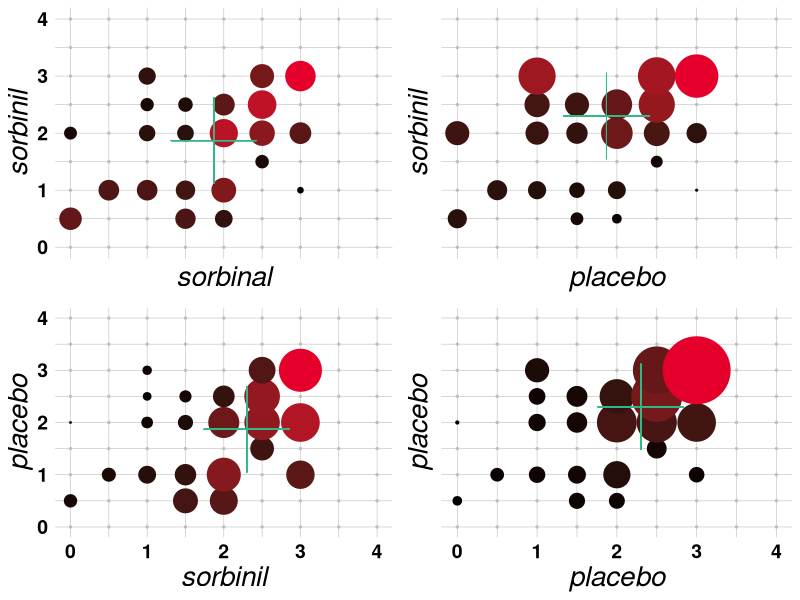
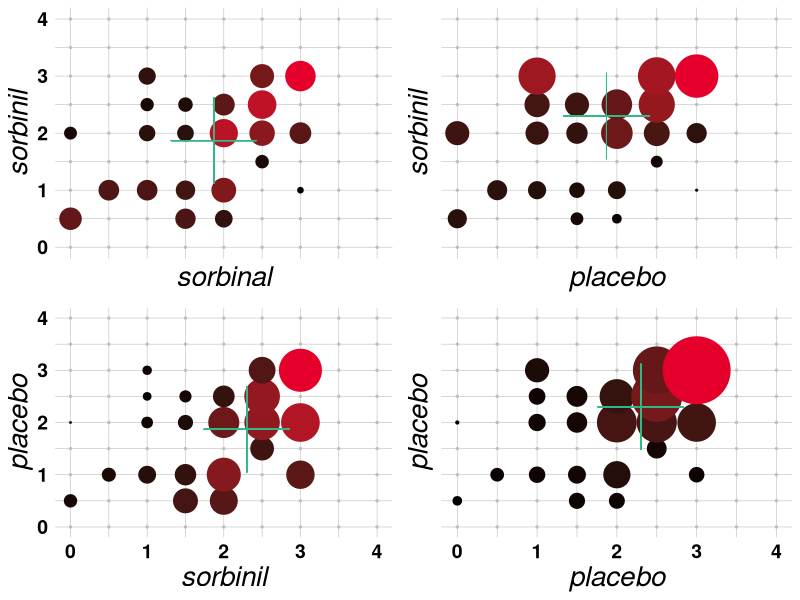

These charts were generated, in order, by the following R code:
# For the symmetric model
# #############################################

suppressPackageStartupMessages({
  library(ggplot2)
})

# Load in the data
sorbinal_data <- read.csv("data/sorbinil_data.csv")
sorbinal_data <- sorbinal_data[, c(-1, -2)]
sorbinal_fit <- read.csv("data/sorbinil_distributions.csv")
names(sorbinal_fit) <- c("t11", "t10", "t01", "t00")

df <- cbind(sorbinal_data, sorbinal_fit) |>
  dplyr::group_by(left_eye, right_eye) |>
  dplyr::summarise_all(sum)



means <- matrix(c(
  1.8700, 1.8700,
  1.8700, 2.3000,
  2.3000, 1.8700,
  2.3000, 2.3000
), byrow = TRUE, ncol = 2)

##

# Define colors to use to match d61

cpal <- list(
  green = rgb(48, 184, 136, maxColorValue = 255),
  plum = rgb(109, 32, 119, maxColorValue = 255),
  dark_mint = rgb(0, 122, 83, maxColorValue = 255),
  vermillion = rgb(228, 0, 43, maxColorValue = 255),
  ocean_blue = rgb(0, 75, 135, maxColorValue = 255),
  midnight_blue = rgb(0, 49, 60, maxColorValue = 255),
  fuchsia = rgb(223, 25, 149, maxColorValue = 255),
  forest = rgb(120, 190, 32, maxColorValue = 255),
  gold = rgb(255, 184, 28, maxColorValue = 255),
  teal = rgb(45, 204, 211, maxColorValue = 255)
)

grid_points <- expand.grid(
  x_axis = seq(0, 4, by = 0.5),
  y_axis = seq(0, 4, by = 0.5)
)

thm <-
  theme_minimal() +
  theme(
    legend.position = "none",
    axis.text = element_text(
      size = 14, face = "bold",
      color = "black"
    ),
    axis.ticks = element_blank(),
    axis.title = element_text(
      size = 20, face = "italic",
      color = "black"
    ),
    panel.grid.major = element_line(colour = "grey", size = 0.2),
    panel.grid.minor = element_line(colour = "grey", size = 0.2),
    panel.border = element_blank(),
  )


plot_margin <- function(
    df,
    x = right_eye,
    y = left_eye,
    tt,
    mean_x,
    mean_y,
    x_lab,
    y_lab) {
  grid_points <- expand.grid(
    x_axis = seq(0, 4, by = 0.5),
    y_axis = seq(0, 4, by = 0.5)
  )
  ggplot2::ggplot(
    df,
    ggplot2::aes(
      x = {{ x }},
      y = {{ y }},
      size = {{ tt }},
      color = {{ tt }}
    )
  ) +
    ggplot2::geom_point(
      data = grid_points,
      ggplot2::aes(x_axis, y_axis),
      size = 0.5,
      color = "grey",
      inherit.aes = FALSE
    ) +
    ggplot2::geom_point(data = df, aes(size = {{ tt }})) +
    ggplot2::geom_point(
      data = df,
      ggplot2::aes(x = mean_x, y = mean_y),
      colour = cpal$green,
      shape = 3,
      size = 20,
    ) +
    ggplot2::scale_size_continuous(range = 100 * range(df |> dplyr::pull({{ tt }}))) +
    ggplot2::scale_color_gradient(
      low = "black",
      high = cpal$vermillion,
    ) +
    ggplot2::xlab(x_lab) +
    ggplot2::ylab(y_lab) +
    ggplot2::xlim(0, 4) +
    ggplot2::ylim(0, 4) +
    thm
}

p1 <- plot_margin(
  df,
  x = right_eye,
  y = left_eye,
  tt = t11,
  mean_x = means[1, 1],
  mean_y = means[1, 2],
  x_lab = "sorbinal",
  y_lab = "sorbinil"
) +
  theme(axis.text.x = element_blank(), axis.ticks.x = element_blank())

p2 <- plot_margin(
  df,
  x = right_eye,
  y = left_eye,
  tt = t01,
  mean_x = means[2, 1],
  mean_y = means[2, 2],
  x_lab = "placebo",
  y_lab = "sorbinil"
) +
  theme(
    axis.text = element_blank(),
    axis.ticks = element_blank()
  )

p3 <- plot_margin(
  df,
  x = right_eye,
  y = left_eye,
  tt = t10,
  mean_x = means[3, 1],
  mean_y = means[3, 2],
  x_lab = "sorbinil",
  y_lab = "placebo"
)


p4 <- plot_margin(
  df,
  x = right_eye,
  y = left_eye,
  tt = t00,
  mean_x = means[4, 1],
  mean_y = means[4, 2],
  x_lab = "placebo",
  y_lab = "placebo"
) +
  theme(
    axis.text.y = element_blank(),
    axis.ticks.y = element_blank()
  )

ggpubr::ggarrange(plotlist = list(p1, p2, p3, p4), ncol = 2, nrow = 2)
ggsave("figures/sorbinil_pmfs.png")
